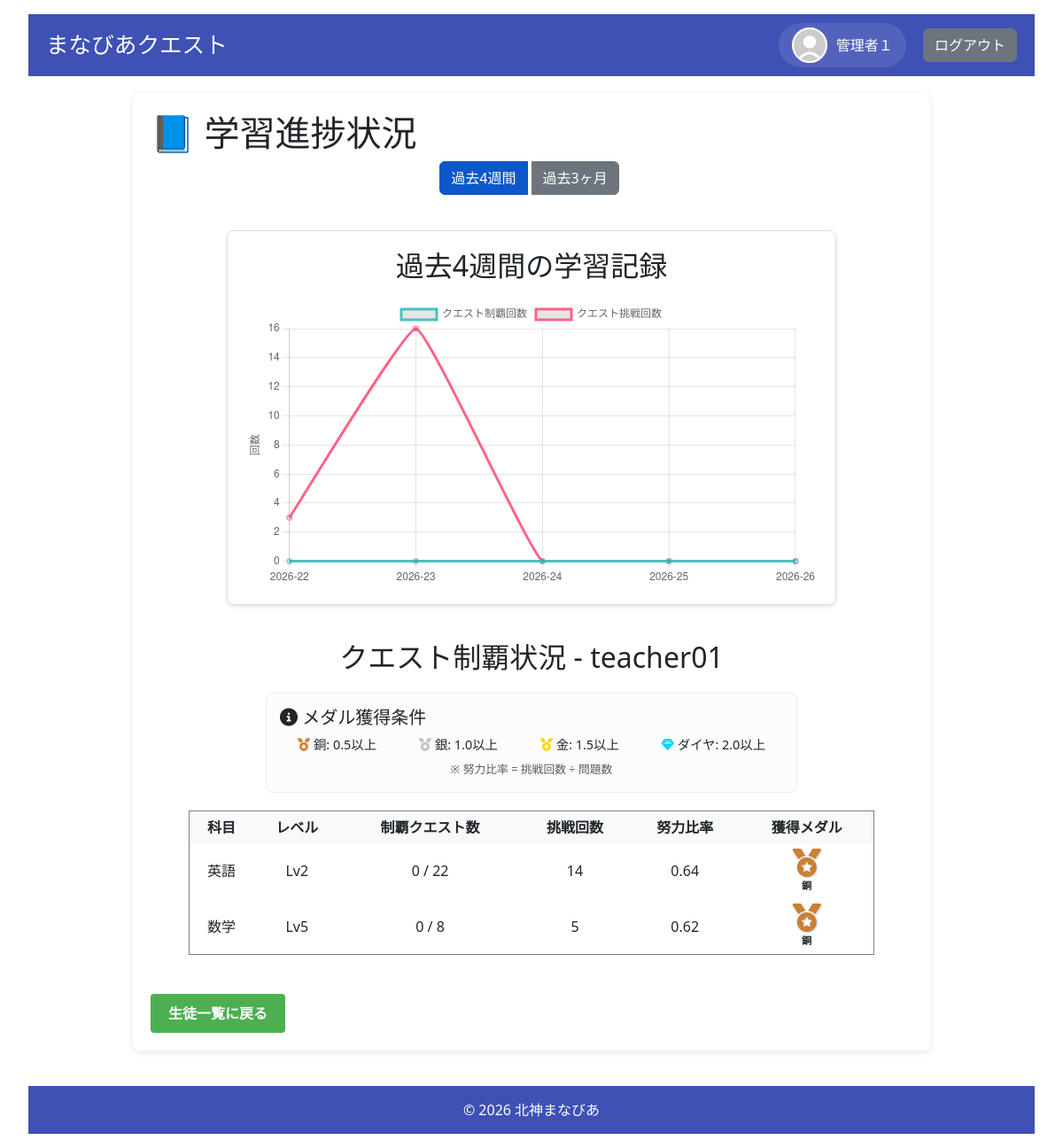
Before: /progress?user_id=9 (signed in) with the older database file.
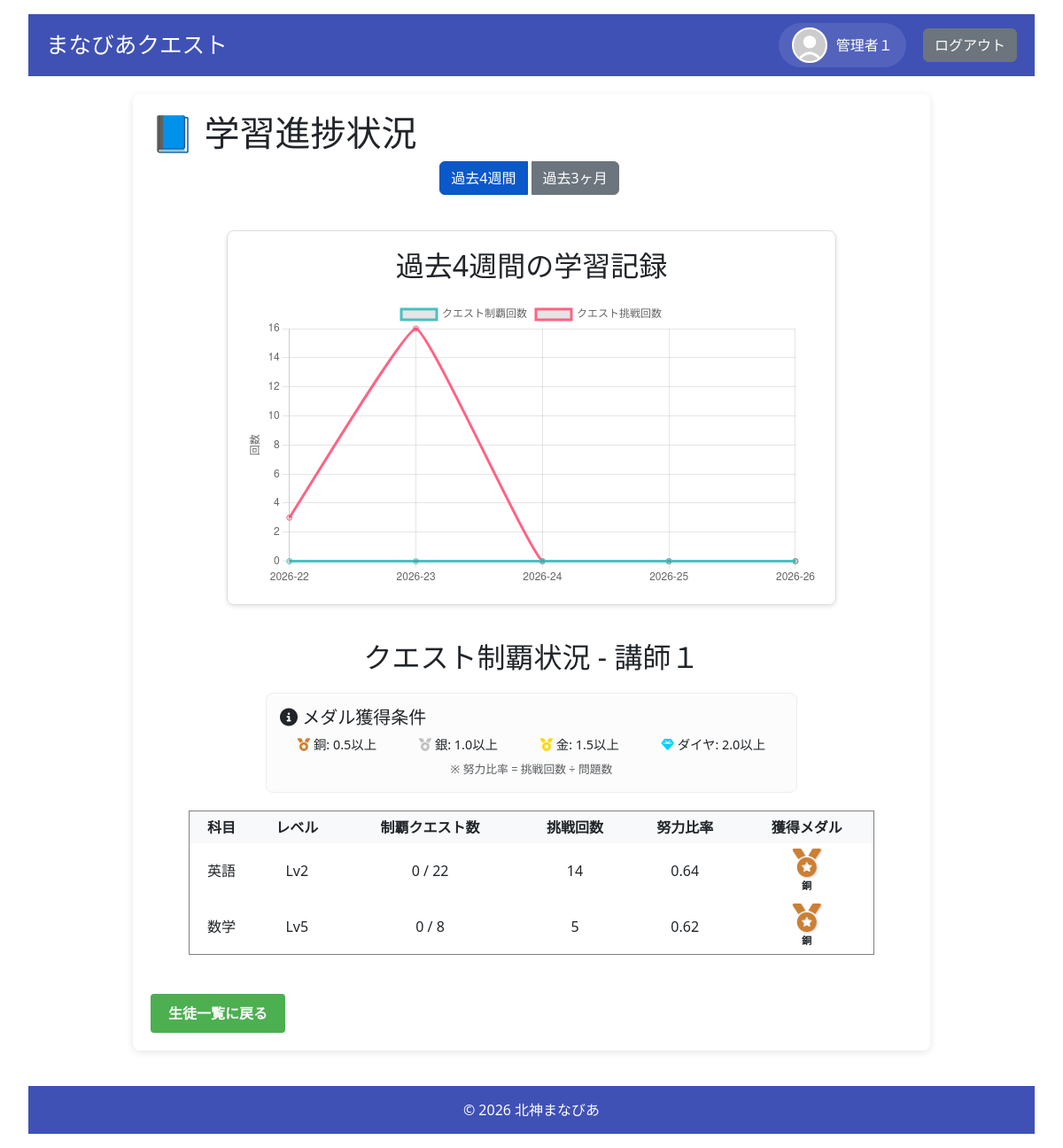
After: the same page with the newer database file.
### models.py (models this page shows, shortened)
class User(UserMixin, db.Model):
    __tablename__ = 'users'
    id = db.Column(db.Integer, primary_key=True)
    username = db.Column(db.String(80), unique=True, nullable=False)
    password_hash = db.Column(db.String(128), nullable=False)
    role = db.Column(db.String(20), nullable=False)  # 'admin', 'student', 'parent'
    is_first_login = db.Column(db.Boolean, default=True, nullable=False)
    nickname = db.Column(db.String(80), nullable=True)
    avatar = db.Column(db.String(200), nullable=True)
    parent_id = db.Column(db.Integer, db.ForeignKey('users.id'), nullable=True)
    user_level = db.Column(db.Integer, default=1)
    medals = db.Column(db.Integer, default=0)
    user_title = db.Column(db.String(100), default='見習い')
    target_levels_json = db.Column(db.String(200), default='{"math": "Lv1", "english": "Lv1", "japanese": "Lv1"}')
    children = db.relationship('User', backref=db.backref('parent', remote_side=[id]), lazy='dynamic')
    attempt_logs = db.relationship('QuestAttemptLog', back_populates='user', cascade="all, delete-orphan")
    @property
    def display_name(self):
        return self.nickname if self.nickname else self.username
    @property
    def avatar_url(self):
        if self.avatar:
            return f"/static/images/avatars/{self.avatar}"
        return "/static/images/avatars/default.svg"

### app.py (the view, shortened to what this page needs)
@app.route('/progress')
@login_required
def progress():
    requested_user_id = request.args.get('user_id', type=int)
    if requested_user_id:
        if session.get('role') == 'admin':
            user_id = requested_user_id
        else:
            flash("他のユーザーの進捗を見る権限がありません。")
            return redirect(url_for('dashboard'))
    else:
        if session.get('role') != 'student':
            return redirect(url_for('login'))
        user_id = session.get('user_id')
    student = safe_get(User, user_id)
    if not student:
        flash("生徒が見つかりません。")
        return redirect(url_for('dashboard'))
    progress_records = safe_query_all(UserProgress.query.filter_by(user_id=user_id, status='cleared'))
    histories = safe_query_all(QuestHistory.query.filter_by(user_id=user_id))
    if not progress_records and not histories:
        processed_progress_data = []
    else:
        quest_ids = list(set([p.quest_id for p in progress_records] + [h.quest_id for h in histories]))
        quests = safe_query_all(Quest.query.filter(Quest.id.in_(quest_ids)))
        quest_map = {q.id: q for q in quests}
        from collections import defaultdict
        aggregated = defaultdict(lambda: {'cleared': 0, 'medals': 0})
        for p in progress_records:
            quest = quest_map.get(p.quest_id)
            if quest:
                aggregated[(quest.title, quest.level)]['cleared'] += 1
        for h in histories:
            quest = quest_map.get(h.quest_id)
            if quest:
                aggregated[(quest.title, quest.level)]['medals'] += h.attempts
        processed_progress_data = []
        for (title, level), stats in sorted(aggregated.items()):
            jp_title = SUBJECT_KEY_TO_JP.get(title, title)
            total_q_count = safe_query_first(db.session.query(func.count(Quest.id)).filter_by(title=title, level=level))[0]
            ratio = stats['medals'] / total_q_count if total_q_count > 0 else 0
            medal = None
            if ratio >= 2.0:
                medal = {'icon': 'fa-gem', 'color': '#00d2ff', 'label': 'ダイヤモンド', 'text': 'text-info'}
            elif ratio >= 1.5:
                medal = {'icon': 'fa-medal', 'color': '#FFD700', 'label': '金', 'text': 'text-warning'}
            elif ratio >= 1.0:
                medal = {'icon': 'fa-medal', 'color': '#C0C0C0', 'label': '銀', 'text': 'text-secondary'}
            elif ratio >= 0.5:
                medal = {'icon': 'fa-medal', 'color': '#CD7F32', 'label': '銅', 'text': 'text-brown'}
            processed_progress_data.append({
                'title': jp_title,
                'level': level,
                'cleared_count': stats['cleared'],
                'total_count': total_q_count,
                'medal_count': stats['medals'],
                'medal': medal,
                'ratio': round(ratio, 2)
            })
    four_weeks_ago = datetime.now(timezone.utc) - timedelta(weeks=4)
    weekly_data_raw = safe_query_all(db.session.query(
        func.strftime('%Y-%W', QuestAttemptLog.attempted_at).label('week'),
        func.sum(case((QuestAttemptLog.correct_answers == QuestAttemptLog.total_questions, 1), else_=0)).label('cleared_count'),
        func.count(QuestAttemptLog.id).label('attempt_count')
    ).filter(
        QuestAttemptLog.user_id == user_id,
        QuestAttemptLog.attempted_at >= four_weeks_ago
    ).group_by('week').order_by('week'))
    weekly_chart_data = {'labels': [], 'cleared_count': [], 'attempt_count': []}
    weekly_map = {d.week: d for d in weekly_data_raw}
    for i in range(4, -1, -1):
        dt = datetime.now(timezone.utc) - timedelta(weeks=i)
        w_key = dt.strftime('%Y-%W')
        weekly_chart_data['labels'].append(w_key)
        if w_key in weekly_map:
            weekly_chart_data['cleared_count'].append(int(weekly_map[w_key].cleared_count or 0))
            weekly_chart_data['attempt_count'].append(int(weekly_map[w_key].attempt_count or 0))
        else:
            weekly_chart_data['cleared_count'].append(0)
            weekly_chart_data['attempt_count'].append(0)
    three_months_ago = datetime.now(timezone.utc) - timedelta(days=90)
    monthly_data_raw = safe_query_all(db.session.query(
        func.strftime('%Y-%m', QuestAttemptLog.attempted_at).label('month'),
        func.sum(case((QuestAttemptLog.correct_answers == QuestAttemptLog.total_questions, 1), else_=0)).label('cleared_count'),
        func.count(QuestAttemptLog.id).label('attempt_count')
    ).filter(
        QuestAttemptLog.user_id == user_id,
        QuestAttemptLog.attempted_at >= three_months_ago
    ).group_by('month').order_by('month'))
    monthly_chart_data = {'labels': [], 'cleared_count': [], 'attempt_count': []}
    monthly_map = {d.month: d for d in monthly_data_raw}
    for i in range(2, -1, -1):
        dt = datetime.now(timezone.utc) - timedelta(days=i*30)
        m_key = dt.strftime('%Y-%m')
        monthly_chart_data['labels'].append(m_key)
        if m_key in monthly_map:
            monthly_chart_data['cleared_count'].append(int(monthly_map[m_key].cleared_count or 0))
            monthly_chart_data['attempt_count'].append(int(monthly_map[m_key].attempt_count or 0))
        else:
            monthly_chart_data['cleared_count'].append(0)
            monthly_chart_data['attempt_count'].append(0)
    return render_template(
        "progress.html",
        student=student,
        progress_data=processed_progress_data,
        weekly_chart_data=weekly_chart_data,
        monthly_chart_data=monthly_chart_data
    )

### app.py (called while the page is built)
def safe_get(model, ident, retries=5, delay=1.0):
    for i in range(retries):
        try:
            return db.session.get(model, ident)
        except OperationalError as e:
            if "disk I/O error" in str(e) or "database is locked" in str(e):
                app.logger.warning(f"Database get failed (attempt {i+1}/{retries}): {e}. Retrying in {delay}s...")
                time.sleep(delay)
                continue
            raise
    return db.session.get(model, ident)

def safe_query_all(query, retries=5, delay=1.0):
    for i in range(retries):
        try:
            return query.all()
        except OperationalError as e:
            if "disk I/O error" in str(e) or "database is locked" in str(e):
                app.logger.warning(f"Database query all failed (attempt {i+1}/{retries}): {e}. Retrying in {delay}s...")
                time.sleep(delay)
                continue
            raise
    return query.all()

@login_manager.user_loader
def load_user(user_id):
    return safe_get(User, int(user_id))

### templates/progress.html (shortened to what this page needs)
{% extends "base.html" %}
{% block content %}
<h1>📘 学習進捗状況</h1>
<div class="text-center mb-4">
    <div class="btn-group chart-selector" role="group">
        <button type="button" class="btn btn-primary active" data-chart-type="weekly">過去4週間</button>
        <button type="button" class="btn btn-secondary" data-chart-type="monthly">過去3ヶ月</button>
    </div>
</div>
<div id="chart-weekly" class="chart-view active">
    <div class="chart-container">
        <h2>過去4週間の学習記録</h2>
        {% if weekly_chart_data.labels %}
            <canvas id="weeklyChart"></canvas>
        {% else %}
            <p>過去4週間の学習記録はありません。</p>
        {% endif %}
    </div>
</div>
<h2>クエスト制覇状況 - {{ student.nickname or student.username }}</h2>
<div style="max-width: 600px; margin: 0 auto 20px auto; padding: 15px; border: 1px solid #eee; border-radius: 8px; background-color: #fcfcfc;">
    <h5 class="mb-2"><i class="fas fa-info-circle"></i> メダル獲得条件</h5>
    <div class="d-flex justify-content-around flex-wrap gap-2" style="font-size: 0.9rem;">
        <span><i class="fas fa-medal" style="color: #CD7F32;"></i> 銅: 0.5以上</span>
        <span><i class="fas fa-medal" style="color: #C0C0C0;"></i> 銀: 1.0以上</span>
        <span><i class="fas fa-medal" style="color: #FFD700;"></i> 金: 1.5以上</span>
        <span><i class="fas fa-gem" style="color: #00d2ff;"></i> ダイヤ: 2.0以上</span>
    </div>
    <div class="text-center mt-2 text-muted" style="font-size: 0.8rem;">※ 努力比率 = 挑戦回数 ÷ 問題数</div>
</div>
<table border="1" cellpadding="6" cellspacing="0" style="margin: 20px auto; width: 90%; max-width: 800px; text-align: center;">
    <thead style="background-color: #f8f9fa;">
        <tr>
            <th>科目</th>
            <th>レベル</th>
            <th>制覇クエスト数</th>
            <th>挑戦回数</th>
            <th>努力比率</th>
            <th>獲得メダル</th>
        </tr>
    </thead>
    <tbody>
        {% for item in progress_data %}
        <tr>
            <td>{{ item.title }}</td>
            <td>{{ item.level }}</td>
            <td>{{ item.cleared_count }} / {{ item.total_count }}</td>
            <td>{{ item.medal_count }}</td>
            <td>{{ item.ratio }}</td>
            <td>
                {% if item.medal %}
                    <span class="{{ item.medal.text }}" title="{{ item.medal.label }}">
                        <i class="fas {{ item.medal.icon }} fa-2x" style="color: {{ item.medal.color }}; filter: drop-shadow(1px 1px 1px rgba(0,0,0,0.2));"></i>
                        <div style="font-size: 0.7rem; font-weight: bold;">{{ item.medal.label }}</div>
                    </span>
                {% else %}
                    <span class="text-muted" style="font-size: 0.8rem;">-</span>
                {% endif %}
            </td>
        </tr>
        {% endfor %}
    </tbody>
</table>
<br>
{% if current_user.role == 'admin' or current_user.role == 'teacher' %}
    <a href="{{ url_for('manage_students') }}" class="button">生徒一覧に戻る</a>
{% elif current_user.role == 'parent' %}
    <a href="{{ url_for('parent_students') }}" class="button">生徒の一覧に戻る</a>
{% else %}
    <a href="{{ url_for('dashboard_' + current_user.role) }}" class="button">ダッシュボードに戻る</a>
{% endif %}
{% endblock %}

Changed rows visible on the page:
changed User (number 2 of 2 on the later page): nickname "teacher01" → "講師１"
